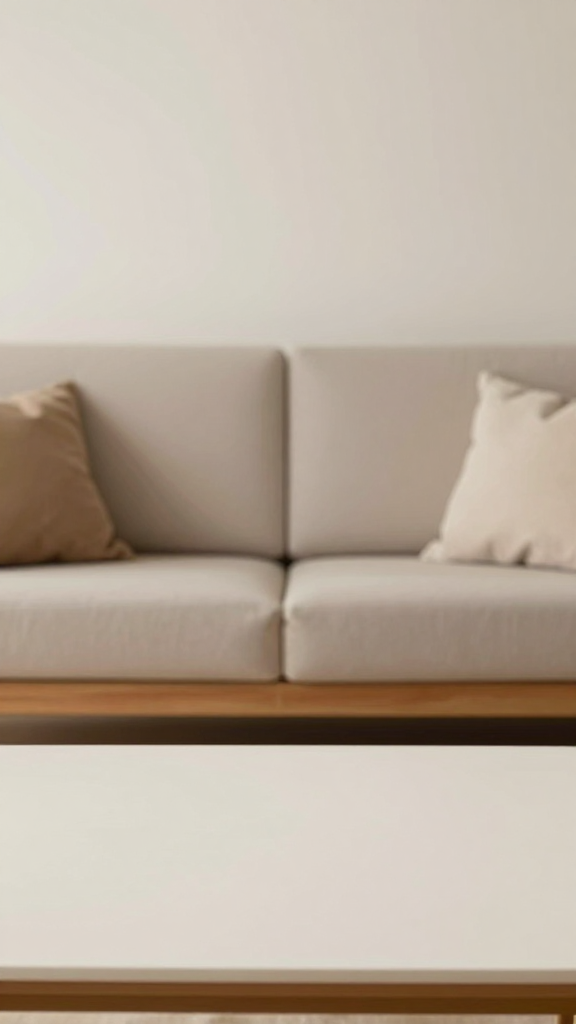
#> input picture tests/fixtures/phase3-surface/bg_basket_sofa_bench.png, 576 x 1024 px
$ python analyze_product_light.py ../tests/fixtures/phase3-surface/bg_basket_sofa_bench.png
#> lines starting #> are read from the running program, lines starting #| are printed output that depends on the picture
"""Analyze the lighting of a product photo so the background can be generated
to MATCH the product (product-led lighting).

The product PNG is the fixed anchor (its pixels are never changed). We read its
lighting cues and turn them into (a) a prompt clause for background generation
and (b) a shadow fall direction. Pure PIL statistics over the alpha-masked
product region — rule-based, no model.

Reliability note: colour-temperature / brightness / softness transfer well;
light *direction* from a single photo is a best-effort estimate. All outputs are
overridable upstream (scene.json lighting can be set explicitly).
"""

from __future__ import annotations

from dataclasses import dataclass
from pathlib import Path
from PIL import Image, ImageStat


@dataclass
class LightProfile:
    temperature: str      # warm | neutral | cool
    key: str              # bright high-key | natural | dim low-key
    softness: str         # soft diffused | moderate | hard directional
    direction: str        # from the left | from the right | from above | even frontal
    shadow_dir: str       # left | right | none   (where the cast shadow falls)

    def lighting_clause(self) -> str:
        """A natural-language lighting description for the background prompt."""
        return (f"{self.softness} {self.temperature} light, {self.direction}, "
                f"{self.key} exposure")

    def as_dict(self) -> dict:
        return {
            "temperature": self.temperature, "key": self.key,
            "softness": self.softness, "direction": self.direction,
            "shadow_dir": self.shadow_dir, "clause": self.lighting_clause(),
        }


def _masked_mean_l(gray: Image.Image, mask: Image.Image) -> float:
    stat = ImageStat.Stat(gray, mask)
    return stat.mean[0]


def analyze(img: Image.Image) -> LightProfile:
    """img: RGBA product (ideally already tight-cropped)."""
    img = img.convert("RGBA")
    alpha = img.getchannel("A")
#> alpha: PIL image 576x1024 L; every value is 255
    rgb = img.convert("RGB")
#> rgb is the input picture: PIL image 576x1024 RGB; mean R, G, B 185.4, 172.2, 157.6
    gray = img.convert("L")
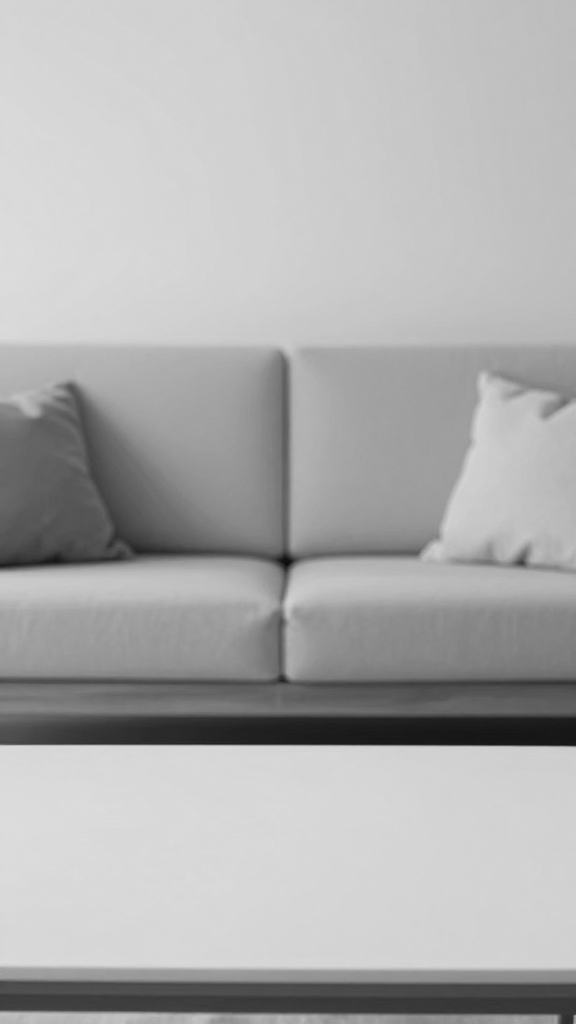
#> gray: PIL image 576x1024 L; min 11, max 222, mean 174.5

    # colour temperature: warmth = (R - B) normalised
    r, g, b = ImageStat.Stat(rgb, alpha).mean
#> r = 185.4; g = 172.2; b = 157.6
    warmth = (r - b) / max(1.0, (r + b))
#> warmth = 0.0811
    if warmth > 0.08:
        temperature = "warm"
    elif warmth < -0.08:
        temperature = "cool"
    else:
        temperature = "neutral"

    # key: overall brightness
    mean_l = _masked_mean_l(gray, alpha) / 255.0
#> mean_l = 0.684
    if mean_l > 0.62:
        key = "bright high-key"
    elif mean_l < 0.38:
        key = "dim low-key"
    else:
        key = "natural balanced"

    # softness: luminance spread inside the product
    std_l = ImageStat.Stat(gray, alpha).stddev[0] / 255.0
#> std_l = 0.188
    if std_l > 0.22:
        softness = "hard directional"
    elif std_l < 0.12:
        softness = "soft diffused"
    else:
        softness = "moderately soft"

    # direction: compare masked brightness of left/right and top/bottom halves
    w, h = img.size
#> w = 576; h = 1024
    def region_mean(box):
        return _masked_mean_l(gray.crop(box), alpha.crop(box))
#> in _masked_mean_l (call 2), `stat = ImageStat.Stat(gray, mask)`:
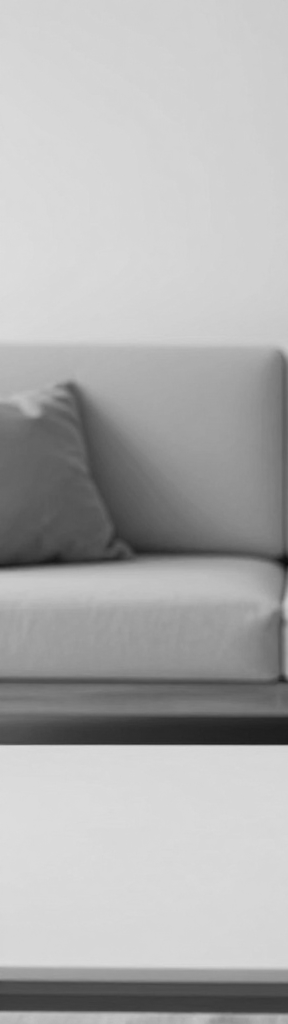
#> gray: PIL image 288x1024 L; min 11, max 222, mean 174.6
    left = region_mean((0, 0, w // 2, h))
#> left = 174.6
    right = region_mean((w // 2, 0, w, h))
#> in _masked_mean_l (call 3), `stat = ImageStat.Stat(gray, mask)`:
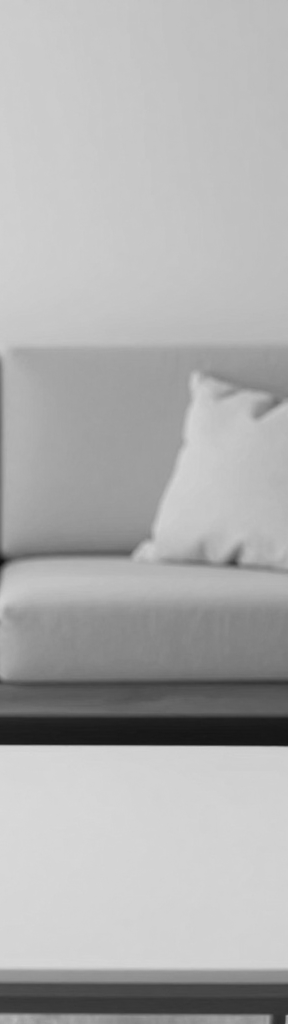
#> gray: PIL image 288x1024 L; min 15, max 217, mean 174.4
#> right = 174.4
    top = region_mean((0, 0, w, h // 2))
#> in _masked_mean_l (call 4), `stat = ImageStat.Stat(gray, mask)`:
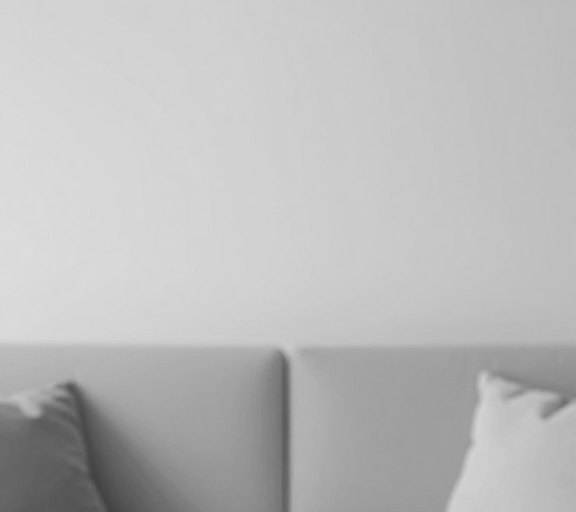
#> gray: PIL image 576x512 L; min 66, max 222, mean 187.7
#> top = 187.7
    bottom = region_mean((0, h // 2, w, h))
#> in _masked_mean_l (call 5), `stat = ImageStat.Stat(gray, mask)`:
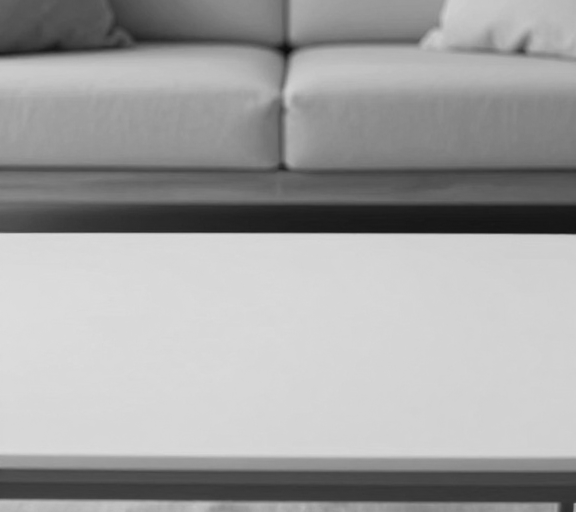
#> gray: PIL image 576x512 L; min 11, max 221, mean 161.3
#> bottom = 161.3

    def rel(a, c):
        return (a - c) / max(1.0, (a + c))
    h_diff = rel(left, right)
#> h_diff = 0.000766
    v_diff = rel(top, bottom)
#> v_diff = 0.0755
    TH = 0.06

    if abs(h_diff) < TH and v_diff > TH:
        direction, shadow_dir = "from above", "none"
    elif h_diff >= TH:
        direction, shadow_dir = "from the left", "right"
    elif h_diff <= -TH:
        direction, shadow_dir = "from the right", "left"
    else:
        direction, shadow_dir = "even and frontal", "right"  # default subtle right

    # upper-side hint refines a strong horizontal read
    if abs(h_diff) >= TH and v_diff > TH:
        side = "left" if h_diff > 0 else "right"
        direction = f"from the upper {side}"

    return LightProfile(temperature, key, softness, direction, shadow_dir)


def analyze_path(path: str | Path) -> LightProfile:
    return analyze(Image.open(path))


if __name__ == "__main__":
    import sys, json
    p = sys.argv[1] if len(sys.argv) > 1 else "inputs/products/product.png"
    print(json.dumps(analyze_path(p).as_dict(), ensure_ascii=False, indent=2))

$ run again, on tests/fixtures/phase3-surface/bg_glass_table.png
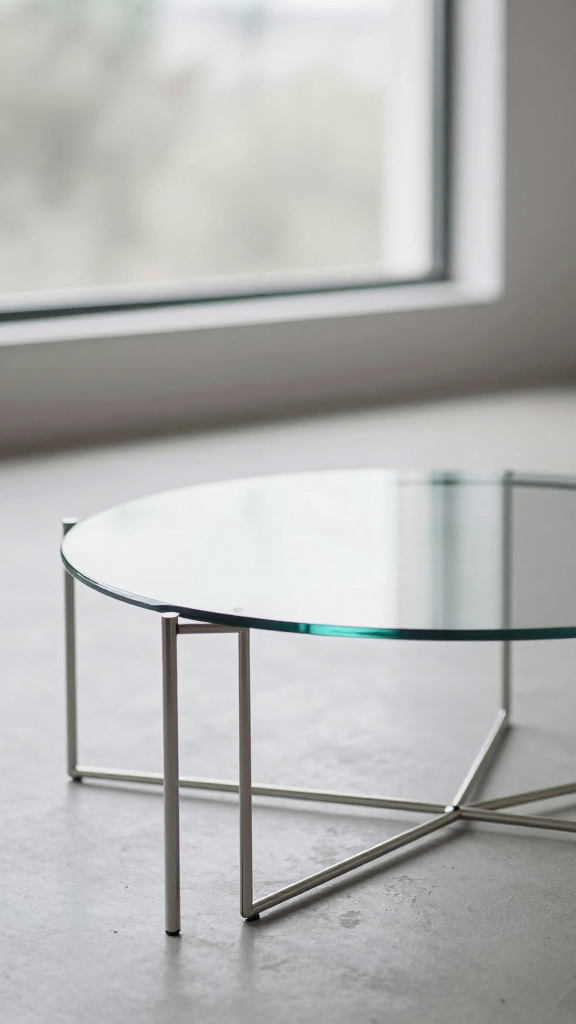
#> input picture tests/fixtures/phase3-surface/bg_glass_table.png, 576 x 1024 px
#> alpha: PIL image 576x1024 L; every value is 255
#> in analyze, rgb is the input picture: PIL image 576x1024 RGB; mean R, G, B 180.4, 181.3, 179.9
#> r = 180.4; g = 181.3; b = 179.9
#> warmth = 0.00152
#> mean_l = 0.709
#> std_l = 0.171
#> left = 189.1
#> right = 172.6
#> in _masked_mean_l (call 4), `stat = ImageStat.Stat(gray, mask)`:
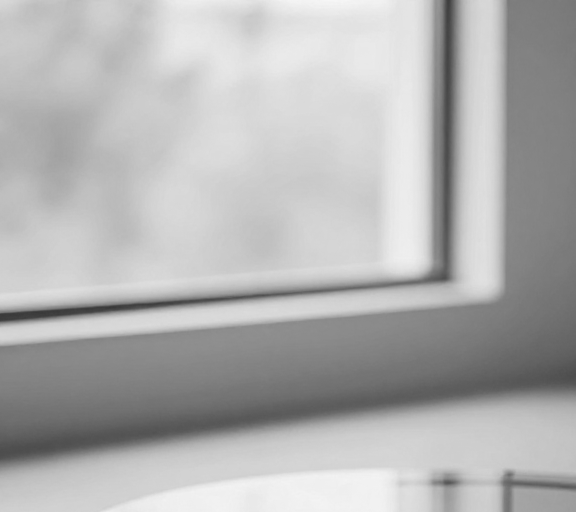
#> gray: PIL image 576x512 L; min 55, max 247, mean 177.7
#> top = 177.7
#> in _masked_mean_l (call 5), `stat = ImageStat.Stat(gray, mask)`:
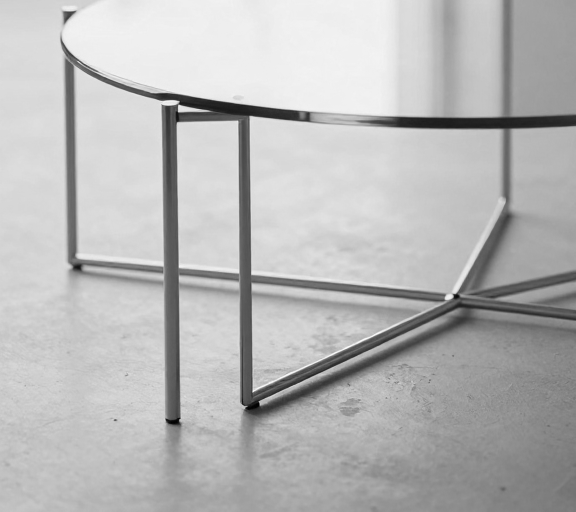
#> gray: PIL image 576x512 L; min 0, max 250, mean 184
#> bottom = 184
#> h_diff = 0.0454
#> v_diff = -0.0174

$ run again, on tests/fixtures/phase3-surface/bg_high_kitchen_counter.png
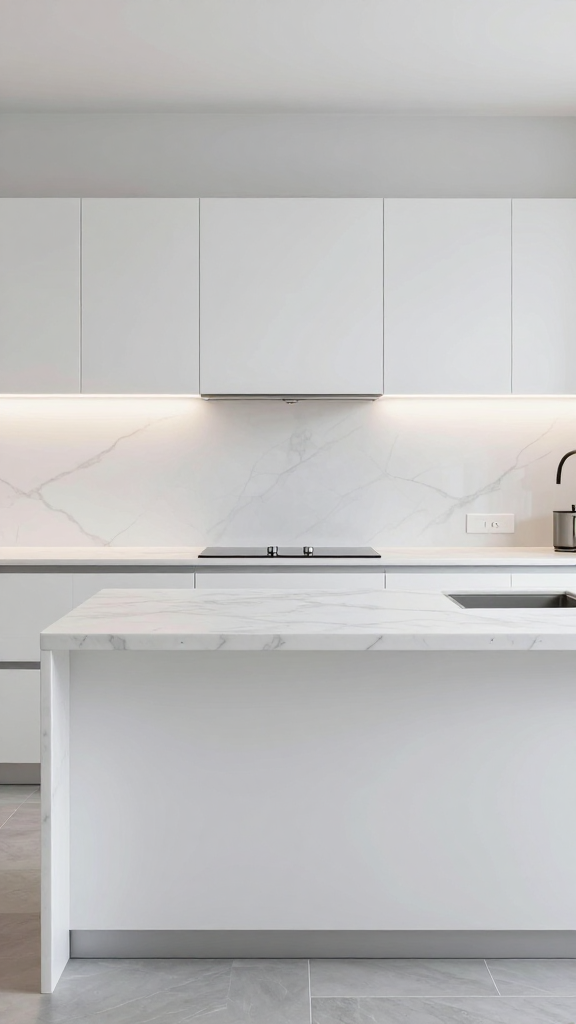
#> input picture tests/fixtures/phase3-surface/bg_high_kitchen_counter.png, 576 x 1024 px
#> alpha: PIL image 576x1024 L; every value is 255
#> in analyze, rgb is the input picture: PIL image 576x1024 RGB; mean R, G, B 191, 190.5, 190.1
#> r = 191; g = 190.5; b = 190.1
#> warmth = 0.00237
#> mean_l = 0.747
#> std_l = 0.102
#> left = 185.2
#> right = 196
#> in _masked_mean_l (call 4), `stat = ImageStat.Stat(gray, mask)`:
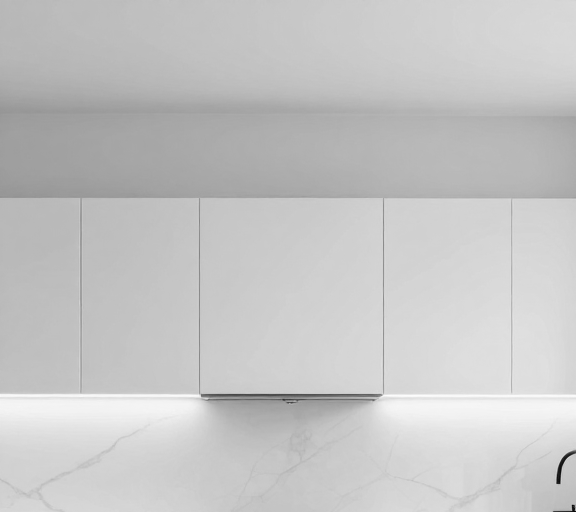
#> gray: PIL image 576x512 L; min 4, max 253, mean 197.4
#> top = 197.4
#> in _masked_mean_l (call 5), `stat = ImageStat.Stat(gray, mask)`:
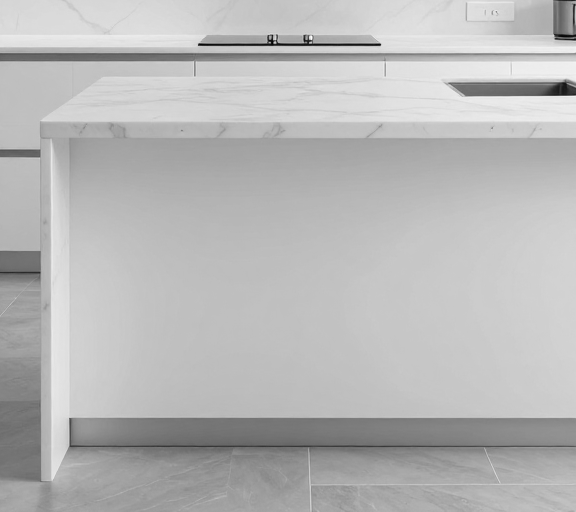
#> gray: PIL image 576x512 L; min 3, max 255, mean 183.8
#> bottom = 183.8
#> h_diff = -0.0286
#> v_diff = 0.0356

$ run again, on tests/fixtures/phase3-surface/bg_low_coffee_table.png
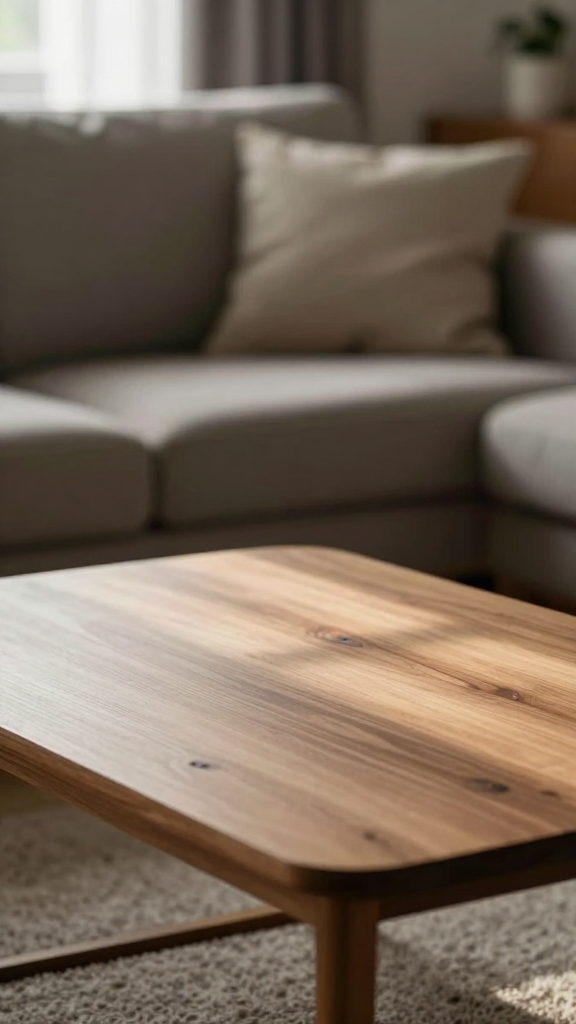
#> input picture tests/fixtures/phase3-surface/bg_low_coffee_table.png, 576 x 1024 px
#> alpha: PIL image 576x1024 L; every value is 255
#> in analyze, rgb is the input picture: PIL image 576x1024 RGB; mean R, G, B 119.1, 104.3, 90.2
#> r = 119.1; g = 104.3; b = 90.17
#> warmth = 0.138
#> mean_l = 0.42
#> std_l = 0.228
#> left = 117.3
#> right = 96.95
#> in _masked_mean_l (call 4), `stat = ImageStat.Stat(gray, mask)`:
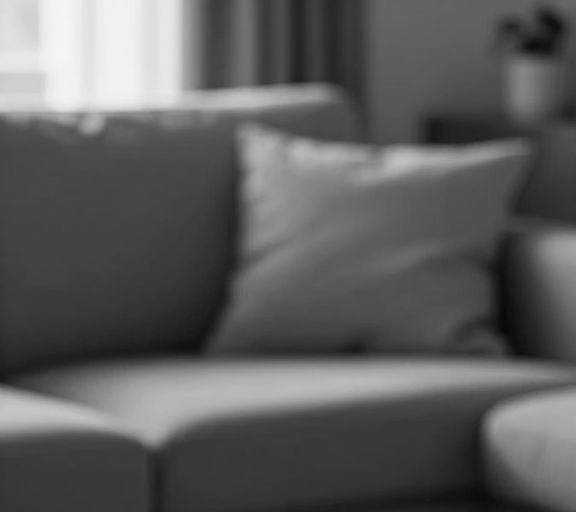
#> gray: PIL image 576x512 L; min 8, max 247, mean 93.6
#> top = 93.59
#> in _masked_mean_l (call 5), `stat = ImageStat.Stat(gray, mask)`:
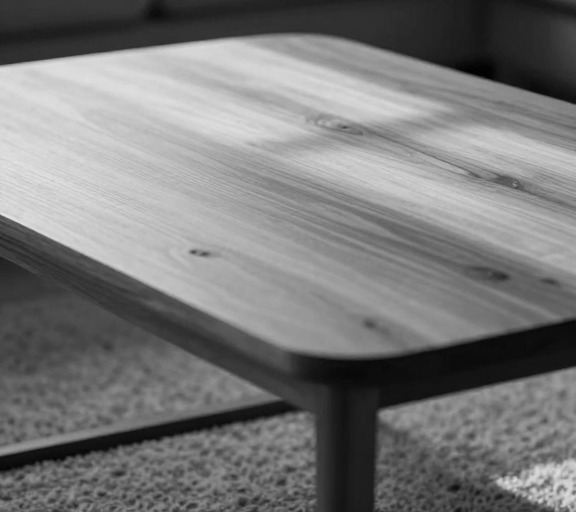
#> gray: PIL image 576x512 L; min 0, max 229, mean 120.7
#> bottom = 120.7
#> h_diff = 0.0951
#> v_diff = -0.126
